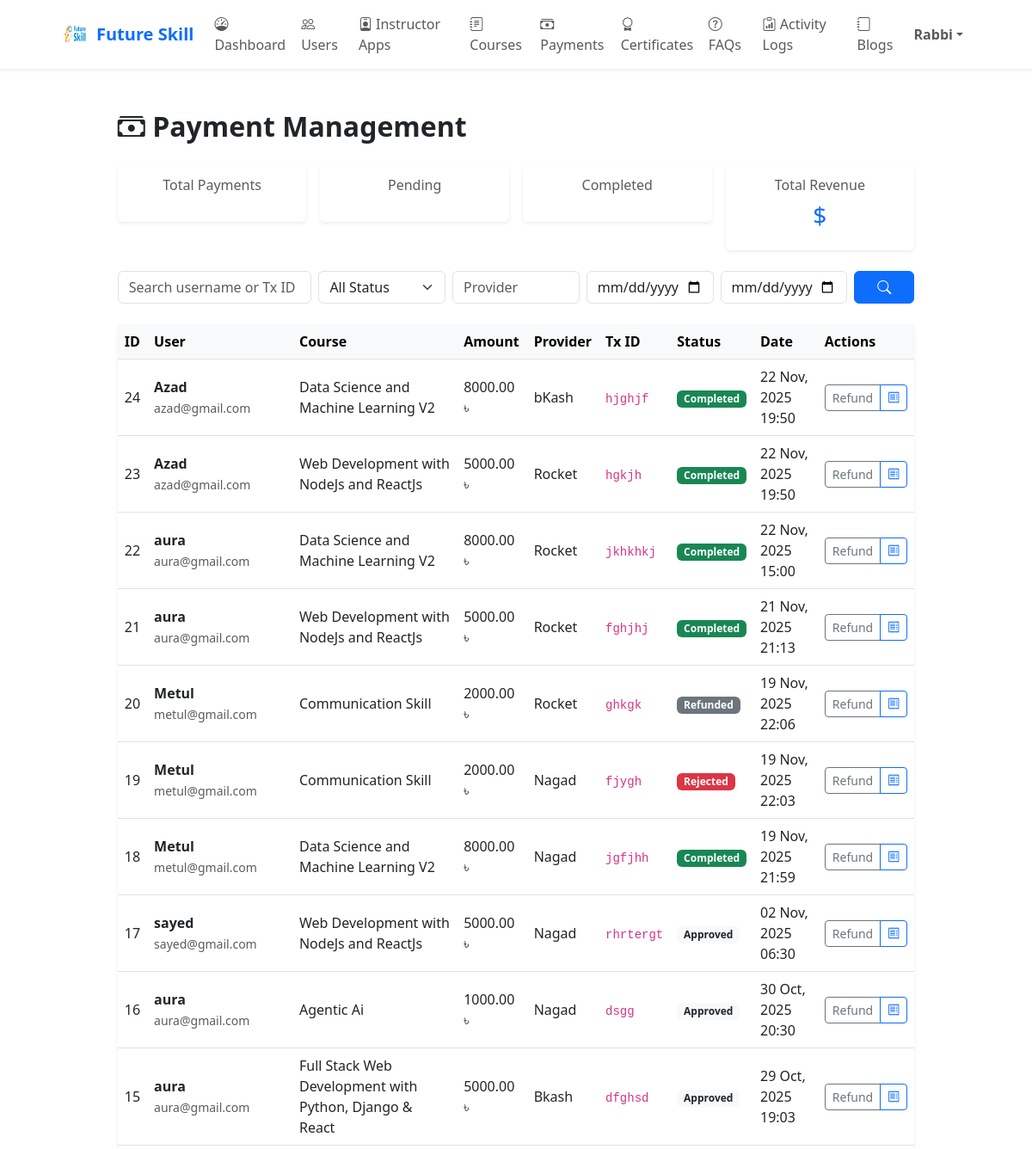
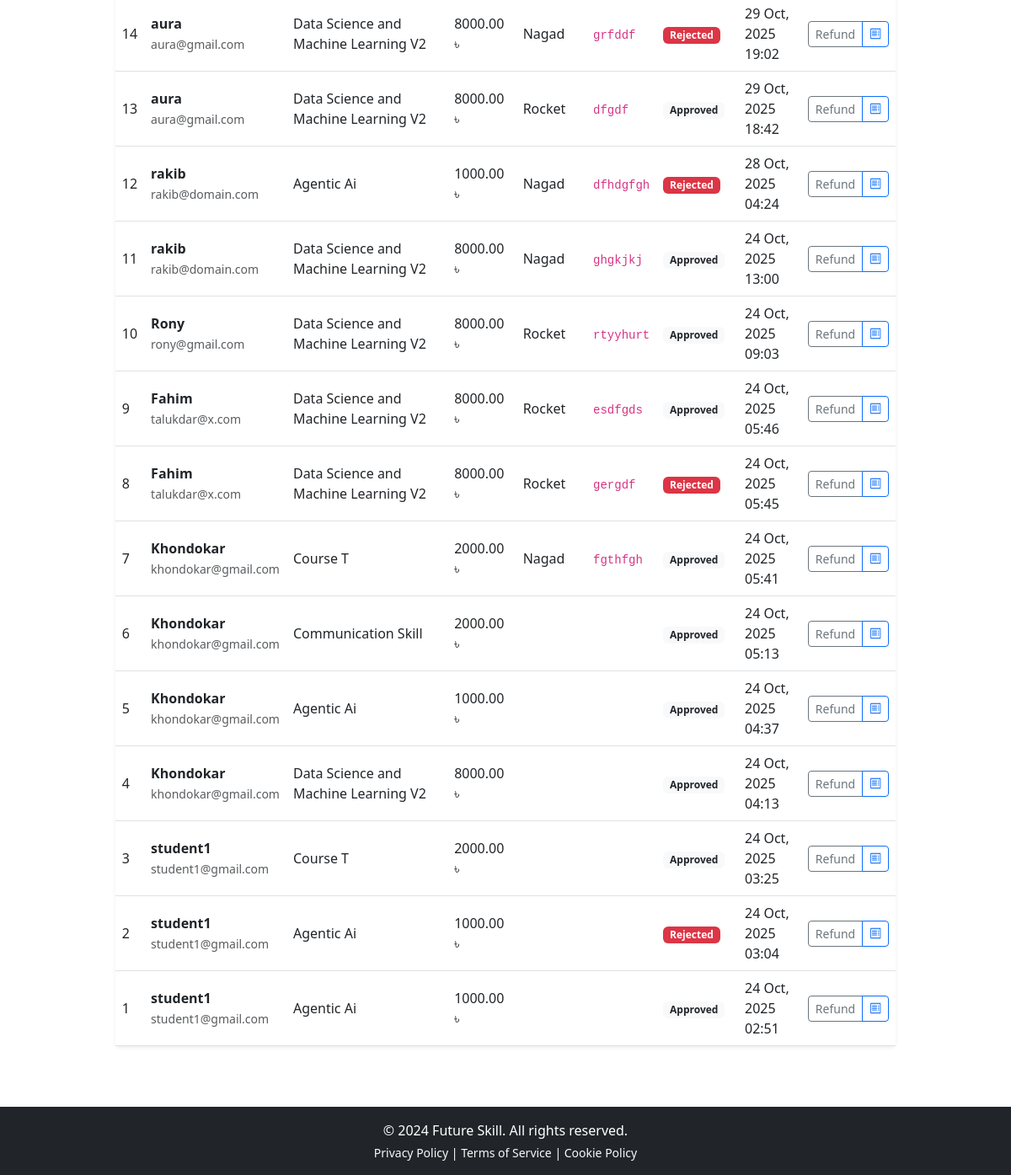
The page /admin-panel/payments/ (signed in) on the database its author committed (2 pictures, top to bottom).
### apps/accounts/models.py (models this page shows, shortened)
class User(AbstractUser):
    STUDENT = "student"
    INSTRUCTOR = "instructor"
    ADMIN = "admin"
    LEARNER = "learner"
    ROLE_CHOICES = (
        (STUDENT, "Student"),
        (INSTRUCTOR, "Instructor"),
        (ADMIN, "Admin"),
    )
    role = models.CharField(
        max_length=20,
        choices=ROLE_CHOICES,
        default=STUDENT,
    )
    avatar = models.ImageField(upload_to="avatars/", null=True, blank=True)
    is_approved = models.BooleanField(default=False)

### apps/payments/models.py (models this page shows, shortened)
class Payment(models.Model):
    PROVIDER_BKASH = "bkash"
    PROVIDER_NAGAD = "nagad"
    PROVIDER_ROCKET = "rocket"
    PROVIDER_BANK = "bank"
    PROVIDER_OTHER = "other"
    PAYMENT_PROVIDERS = [
        (PROVIDER_BKASH, "bKash"),
        (PROVIDER_NAGAD, "Nagad"),
        (PROVIDER_ROCKET, "Rocket"),
        (PROVIDER_BANK, "Bank Transfer"),
        (PROVIDER_OTHER, "Other"),
    ]
    STATUS_PENDING = "Pending"
    STATUS_COMPLETED = "Completed"
    STATUS_FAILED = "Failed"
    STATUS_REJECTED = "Rejected"
    STATUS_REFUNDED = "Refunded"
    STATUS_CHOICES = [
        (STATUS_PENDING, "Pending"),
        (STATUS_COMPLETED, "Completed"),
        (STATUS_FAILED, "Failed"),
        (STATUS_REJECTED, "Rejected"),
        (STATUS_REFUNDED, "Refunded"),
    ]
    user = models.ForeignKey(
        settings.AUTH_USER_MODEL, related_name="payments", on_delete=models.CASCADE
    )
    course = models.ForeignKey(
        Course, related_name="payments", on_delete=models.CASCADE
    )
    amount = models.DecimalField(max_digits=10, decimal_places=2)
    discount_applied = models.DecimalField(max_digits=10, decimal_places=2, null=True, blank=True)
    status = models.CharField(max_length=20, choices=STATUS_CHOICES, default=STATUS_PENDING)
    provider = models.CharField(max_length=50, choices=PAYMENT_PROVIDERS)
    provider_tx_id = models.CharField("Transaction ID", max_length=255)
    approved_by = models.ForeignKey(
        settings.AUTH_USER_MODEL,
        null=True,
        blank=True,
        related_name="approved_payments",
        on_delete=models.SET_NULL,
    )
    approved_at = models.DateTimeField(null=True, blank=True)
    refunded_at = models.DateTimeField(null=True, blank=True)
    note = models.TextField(blank=True, null=True)
    created_at = models.DateTimeField(auto_now_add=True)
    updated_at = models.DateTimeField(auto_now=True)
    class Meta:
        ordering = ["-created_at"]
        indexes = [
            models.Index(fields=["status"]),
            models.Index(fields=["provider"]),
            models.Index(fields=["provider_tx_id"]),
        ]

### apps/courses/models.py (models this page shows, shortened)
class Course(models.Model):
    STATUS_DRAFT = "draft"
    STATUS_PENDING = "pending"
    STATUS_APPROVED = "approved"
    STATUS_REJECTED = "rejected"
    STATUS_PUBLISHED = "published"
    STATUS_ARCHIVED = "archived"
    STATUS_CHOICES = [
        (STATUS_DRAFT, "Draft"),
        (STATUS_PENDING, "Pending Approval"),
        (STATUS_APPROVED, "Approved"),
        (STATUS_REJECTED, "Rejected"),
        (STATUS_PUBLISHED, "Published"),
        (STATUS_ARCHIVED, "Archived"),
    ]
    LEVEL_BEGINNER = "beginner"
    LEVEL_INTERMEDIATE = "intermediate"
    LEVEL_ADVANCED = "advanced"
    LEVEL_CHOICES = [
        (LEVEL_BEGINNER, "Beginner"),
        (LEVEL_INTERMEDIATE, "Intermediate"),
        (LEVEL_ADVANCED, "Advanced"),
    ]
    title = models.CharField(max_length=255)
    slug = models.SlugField(unique=True, blank=True)
    short_description = models.CharField(max_length=300, blank=True)
    description = models.TextField(blank=True)  # full description
    language = models.CharField(max_length=50, default="en")
    level = models.CharField(max_length=20, choices=LEVEL_CHOICES, default=LEVEL_BEGINNER)
    instructor = models.ForeignKey(
        settings.AUTH_USER_MODEL, on_delete=models.CASCADE, related_name='courses'
    )
    category = models.ForeignKey(Category, on_delete=models.SET_NULL, null=True, blank=True)
    price = models.DecimalField(max_digits=10, decimal_places=2, default=0)
    discount_price = models.DecimalField(max_digits=10, decimal_places=2, null=True, blank=True)
    status = models.CharField(max_length=20, choices=STATUS_CHOICES, default=STATUS_DRAFT)
    status_note = models.TextField(blank=True, help_text="Optional notes for approval/rejection.")
    approved_at = models.DateTimeField(null=True, blank=True)
    approved_by = models.ForeignKey(
        settings.AUTH_USER_MODEL,
        on_delete=models.SET_NULL,
        null=True,
        blank=True,
        related_name="approved_courses",
    )
    published_at = models.DateTimeField(null=True, blank=True)
    thumbnail = models.ImageField(upload_to="course_thumbnails/", blank=True, null=True)
    created_at = models.DateTimeField(auto_now_add=True)
    updated_at = models.DateTimeField(auto_now=True)

### apps/admin_tools/views.py (the view)
# urls.py: path("payments/", views.payments_list, name="payments"),
@admin_required
def payments_list(request):
    q = request.GET.get("q", "").strip()
    status = request.GET.get("status", "").strip()
    qs = Payment.objects.all().order_by("-created_at")
    if q:
        qs = qs.filter(user__username__icontains=q) | qs.filter(course__title__icontains=q)
    if status:
        qs = qs.filter(status__iexact=status)
    paginator = Paginator(qs, 25)
    page = request.GET.get("page", 1)
    payments_page = paginator.get_page(page)
    summary = {
        "total": Payment.objects.count(),
        "pending": Payment.objects.filter(status=Payment.STATUS_PENDING).count(),
        "completed": Payment.objects.filter(status=Payment.STATUS_COMPLETED).count(),
        "revenue": Payment.objects.filter(status=Payment.STATUS_COMPLETED).aggregate(total=Sum("amount"))["total"] or 0,
    }
    return render(request, "admin_tools/payments_list.html", {"payments": payments_page, "summary": summary})

### apps/admin_tools/views.py (called while the page is built)
def is_admin(user):
    return user.is_authenticated and user.role == "admin"

### apps/core/context_processors.py (called while the page is built, shortened)
def user_role_context(request):
    user = getattr(request, "user", None)
    role = getattr(user, "role", None)
    is_student = role in ("student", "learner")
    is_instructor = role == "instructor"
    is_admin = role == "admin" or getattr(user, "is_staff", False)
    return {
        "user_role": role,
        "is_student_user": is_student,
        "is_instructor_user": is_instructor,
        "is_admin_user": is_admin,
    }

### templates/admin_tools/payments_list.html (shortened to what this page needs)
{% extends "base.html" %}
{% load static %}
{% block content %}
<link rel="stylesheet" href="{% static 'payments/css/payments.css' %}">
<div class="container mt-4 mb-5">
  <h2 class="fw-bold mb-4"><i class="bi bi-cash-stack"></i> Payment Management</h2>
  <div class="row g-3 mb-4">
    <div class="col-md-3">
      <div class="card text-center shadow-sm border-0 p-3">
        <h6 class="text-muted">Total Payments</h6>
      </div>
    </div>
    <div class="col-md-3">
      <div class="card text-center shadow-sm border-0 p-3">
        <h6 class="text-muted">Pending</h6>
      </div>
    </div>
    <div class="col-md-3">
      <div class="card text-center shadow-sm border-0 p-3">
        <h6 class="text-muted">Completed</h6>
      </div>
    </div>
    <div class="col-md-3">
      <div class="card text-center shadow-sm border-0 p-3">
        <h6 class="text-muted">Total Revenue</h6>
        <h3 class="text-primary">${{ total_revenue }}</h3>
      </div>
    </div>
  </div>
  <form method="get" class="row g-2 align-items-center mb-4">
    <div class="col-md-3">
      <input type="text" name="q" value="{{ filters.q }}" class="form-control" placeholder="Search username or Tx ID">
    </div>
    <div class="col-md-2">
      <select name="status" class="form-select">
        <option value="all">All Status</option>
      </select>
    </div>
    <div class="col-md-2">
      <input type="text" name="provider" value="{{ filters.provider }}" class="form-control" placeholder="Provider">
    </div>
    <div class="col-md-2">
      <input type="date" name="start_date" value="{{ filters.start }}" class="form-control">
    </div>
    <div class="col-md-2">
      <input type="date" name="end_date" value="{{ filters.end }}" class="form-control">
    </div>
    <div class="col-md-1">
      <button type="submit" class="btn btn-primary w-100"><i class="bi bi-search"></i></button>
    </div>
  </form>
  <div class="card shadow-sm border-0">
    <div class="card-body p-0">
      <table class="table table-hover align-middle mb-0">
        <thead class="table-light">
          <tr>
            <th>ID</th>
            <th>User</th>
            <th>Course</th>
            <th>Amount</th>
            <th>Provider</th>
            <th>Tx ID</th>
            <th>Status</th>
            <th>Date</th>
            <th>Actions</th>
          </tr>
        </thead>
        <tbody>
          {% for p in payments %}
          <tr>
            <td>{{ p.id }}</td>
            <td>
              <strong>{{ p.user.username }}</strong><br>
              <small class="text-muted">{{ p.user.email }}</small>
            </td>
            <td>{{ p.course.title }}</td>
            <td>{{ p.amount }} ৳</td>
            <td>{{ p.get_provider_display|default:p.provider }}</td>
            <td><code>{{ p.provider_tx_id }}</code></td>
            <td>
              {% if p.status == "Pending" %}
                <span class="badge bg-warning text-dark">Pending</span>
              {% elif p.status == "Completed" %}
                <span class="badge bg-success">Completed</span>
              {% elif p.status == "Rejected" %}
                <span class="badge bg-danger">Rejected</span>
              {% elif p.status == "Refunded" %}
                <span class="badge bg-secondary">Refunded</span>
              {% else %}
                <span class="badge bg-light text-dark">{{ p.status }}</span>
              {% endif %}
            </td>
            <td>{{ p.created_at|date:"d M, Y H:i" }}</td>
            <td>
              <div class="btn-group btn-group-sm" role="group">
                <button class="btn btn-sm btn-outline-secondary" data-action="refund" data-id="{{ p.id }}">Refund</button>
                <a class="btn btn-outline-primary" href="{% url 'payments:payment_invoice' p.id %}" target="_blank">
                  <i class="bi bi-receipt"></i>
                </a>
              </div>
            </td>
          </tr>
          {% empty %}
          <tr><td colspan="9" class="text-center text-muted py-4">No payments found.</td></tr>
          {% endfor %}
        </tbody>
      </table>
    </div>
  </div>
</div>
<div class="position-fixed bottom-0 end-0 p-3" style="z-index: 1100">
</div>
{% endblock %}

### templates/partials/header_admin.html (shortened to what this page needs)
{% load static %}
<nav class="navbar navbar-expand-lg navbar-light bg-white shadow-sm sticky-top">
  <div class="container">
    <a class="navbar-brand d-flex align-items-center fw-bold" href="{% url 'admin_tools:dashboard' %}">
      <img src="{% static 'images/logo.png' %}" width="32" height="32" class="me-2" alt="Future Skill">
      <span class="text-primary">Future Skill</span>
    </a>
    <div class="collapse navbar-collapse" id="adminTopNav">
      <ul class="navbar-nav me-auto">
        <li class="nav-item"><a class="nav-link" href="{% url 'admin_tools:dashboard' %}"><i class="bi bi-speedometer"></i> Dashboard</a></li>
        <li class="nav-item"><a class="nav-link" href="{% url 'admin_tools:user_management_list' %}"><i class="bi bi-people"></i> Users</a></li>
        <li class="nav-item"><a class="nav-link" href="{% url 'admin_tools:instructor_applications' %}"><i class="bi bi-person-badge"></i> Instructor Apps</a></li>
        <li class="nav-item"><a class="nav-link" href="{% url 'admin_tools:admin_course_list' %}"><i class="bi bi-journal-text"></i> Courses</a></li>
        <li class="nav-item"><a class="nav-link" href="{% url 'payments:admin_payments' %}"><i class="bi bi-cash-stack"></i> Payments</a></li>
        <li class="nav-item"><a class="nav-link" href="{% url 'admin_tools:certificate_list' %}"><i class="bi bi-award"></i> Certificates</a></li>
        <li class="nav-item"><a class="nav-link" href="{% url 'admin_tools:faq_manage' %}"><i class="bi bi-question-circle"></i> FAQs</a></li>
        <li class="nav-item"><a class="nav-link" href="{% url 'admin_tools:admin_logs' %}"><i class="bi bi-clipboard-data"></i> Activity Logs</a></li>
        <li class="nav-item"><a class="nav-link" href="{% url 'admin_tools:blog_admin_list' %}"><i class="bi bi-journal"></i> Blogs</a></li>
      </ul>
      <ul class="navbar-nav ms-auto align-items-center">
        <li class="nav-item dropdown">
          <a class="nav-link dropdown-toggle fw-semibold" href="#" data-bs-toggle="dropdown">{{ request.user.get_full_name|default:request.user.username }}</a>
        </li>
      </ul>
    </div>
  </div>
</nav>

### templates/base.html (style rules this page uses)
.container, .container-fluid { max-width: 90% !important; margin-left: auto; margin-right: auto; }

### rows shown on the page
User: user.get_full_name "Rabbi"
Payment: id "24", user.username "Azad", user.email "azad@gmail.com", course "Data Science and Machine Learning V2", amount "8000.00", provider "bKash", provider_tx_id "hjghjf", status "Completed", created_at "22 Nov, 2025 19:50"
Payment: id "23", user.username "Azad", user.email "azad@gmail.com", course "Web Development with NodeJs and ReactJs", amount "5000.00", provider "Rocket", provider_tx_id "hgkjh", status "Completed", created_at "22 Nov, 2025 19:50"
Payment: id "22", user.username "aura", user.email "aura@gmail.com", course "Data Science and Machine Learning V2", amount "8000.00", provider "Rocket", provider_tx_id "jkhkhkj", status "Completed", created_at "22 Nov, 2025 15:00"
Payment: id "21", user.username "aura", user.email "aura@gmail.com", course "Web Development with NodeJs and ReactJs", amount "5000.00", provider "Rocket", provider_tx_id "fghjhj", status "Completed", created_at "21 Nov, 2025 21:13"
Payment: id "20", user.username "Metul", user.email "metul@gmail.com", course "Communication Skill", amount "2000.00", provider "Rocket", provider_tx_id "ghkgk", status "Refunded", created_at "19 Nov, 2025 22:06"
Payment: id "19", user.username "Metul", user.email "metul@gmail.com", course "Communication Skill", amount "2000.00", provider "Nagad", provider_tx_id "fjygh", status "Rejected", created_at "19 Nov, 2025 22:03"
Payment: id "18", user.username "Metul", user.email "metul@gmail.com", course "Data Science and Machine Learning V2", amount "8000.00", provider "Nagad", provider_tx_id "jgfjhh", status "Completed", created_at "19 Nov, 2025 21:59"
Payment: id "17", user.username "sayed", user.email "sayed@gmail.com", course "Web Development with NodeJs and ReactJs", amount "5000.00", provider "Nagad", provider_tx_id "rhrtergt", status "Approved", created_at "02 Nov, 2025 06:30"
Payment: id "16", user.username "aura", user.email "aura@gmail.com", course "Agentic Ai", amount "1000.00", provider "Nagad", provider_tx_id "dsgg", status "Approved", created_at "30 Oct, 2025 20:30"
Payment: id "15", user.username "aura", user.email "aura@gmail.com", course "Full Stack Web Development with Python, Django & React", amount "5000.00", provider "Bkash", provider_tx_id "dfghsd", status "Approved", created_at "29 Oct, 2025 19:03"
Payment: id "14", user.username "aura", user.email "aura@gmail.com", course "Data Science and Machine Learning V2", amount "8000.00", provider "Nagad", provider_tx_id "grfddf", status "Rejected", created_at "29 Oct, 2025 19:02"
Payment: id "13", user.username "aura", user.email "aura@gmail.com", course "Data Science and Machine Learning V2", amount "8000.00", provider "Rocket", provider_tx_id "dfgdf", status "Approved", created_at "29 Oct, 2025 18:42"
Payment: id "12", user.username "rakib", user.email "rakib@domain.com", course "Agentic Ai", amount "1000.00", provider "Nagad", provider_tx_id "dfhdgfgh", status "Rejected", created_at "28 Oct, 2025 04:24"
Payment: id "11", user.username "rakib", user.email "rakib@domain.com", course "Data Science and Machine Learning V2", amount "8000.00", provider "Nagad", provider_tx_id "ghgkjkj", status "Approved", created_at "24 Oct, 2025 13:00"
Payment: id "10", user.username "Rony", user.email "rony@gmail.com", course "Data Science and Machine Learning V2", amount "8000.00", provider "Rocket", provider_tx_id "rtyyhurt", status "Approved", created_at "24 Oct, 2025 09:03"
Payment: id "9", user.username "Fahim", user.email "talukdar@x.com", course "Data Science and Machine Learning V2", amount "8000.00", provider "Rocket", provider_tx_id "esdfgds", status "Approved", created_at "24 Oct, 2025 05:46"
Payment: id "8", user.username "Fahim", user.email "talukdar@x.com", course "Data Science and Machine Learning V2", amount "8000.00", provider "Rocket", provider_tx_id "gergdf", status "Rejected", created_at "24 Oct, 2025 05:45"
Payment: id "7", user.username "Khondokar", user.email "khondokar@gmail.com", course "Course T", amount "2000.00", provider "Nagad", provider_tx_id "fgthfgh", status "Approved", created_at "24 Oct, 2025 05:41"
Payment: id "6", user.username "Khondokar", user.email "khondokar@gmail.com", course "Communication Skill", amount "2000.00", status "Approved", created_at "24 Oct, 2025 05:13"
Payment: id "5", user.username "Khondokar", user.email "khondokar@gmail.com", course "Agentic Ai", amount "1000.00", status "Approved", created_at "24 Oct, 2025 04:37"
Payment: id "4", user.username "Khondokar", user.email "khondokar@gmail.com", course "Data Science and Machine Learning V2", amount "8000.00", status "Approved", created_at "24 Oct, 2025 04:13"
Payment: id "3", user.username "student1", user.email "student1@gmail.com", course "Course T", amount "2000.00", status "Approved", created_at "24 Oct, 2025 03:25"
Payment: id "2", user.username "student1", user.email "student1@gmail.com", course "Agentic Ai", amount "1000.00", status "Rejected", created_at "24 Oct, 2025 03:04"
Payment: id "1", user.username "student1", user.email "student1@gmail.com", course "Agentic Ai", amount "1000.00", status "Approved", created_at "24 Oct, 2025 02:51"

### other values the page prints
{{ now.year|default:"2024" }} "2024"
